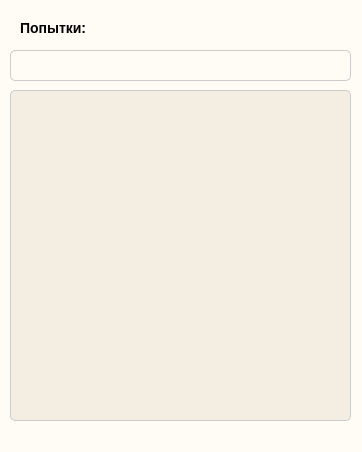
<?xml version="1.0" encoding="UTF-8"?>
<ui version="4.0">
 <class>Form</class>
 <widget class="QWidget" name="Form">
  <property name="geometry">
   <rect>
    <x>0</x>
    <y>0</y>
    <width>362</width>
    <height>452</height>
   </rect>
  </property>
  <property name="windowTitle">
   <string>Form</string>
  </property>
  <property name="styleSheet">
   <string notr="true">QWidget{
background-color: #FFFBF5; /* белый бэкграунд */
}

QLabel {
    font-size: 14px; /* size of label text */
    font-weight: bold; /* bold label text */
}

QLineEdit {
    border: 1px solid #ccc; /* light gray border for input fields */
    border-radius: 5px; /* rounded corners for input fields */
    padding: 5px; /* padding for input fields */
}

QPushButton {
    border: none; /* no border for buttons */
    border-radius: 5px; /* rounded corners for buttons */
    padding: 10px 20px; /* padding for buttons */
}

QPushButton:hover {
    background-color: #f0f0f0; /* light gray background on hover */
}

QPushButton:pressed {
    background-color: #d0d0d0; /* dark gray background on press */
}</string>
  </property>
  <widget class="QLineEdit" name="input_field">
   <property name="geometry">
    <rect>
     <x>10</x>
     <y>50</y>
     <width>341</width>
     <height>31</height>
    </rect>
   </property>
   <property name="font">
    <font>
     <pointsize>11</pointsize>
     <bold>true</bold>
    </font>
   </property>
   <property name="text">
    <string/>
   </property>
  </widget>
  <widget class="QListWidget" name="current_word_list">
   <property name="geometry">
    <rect>
     <x>10</x>
     <y>90</y>
     <width>341</width>
     <height>331</height>
    </rect>
   </property>
   <property name="font">
    <font>
     <pointsize>10</pointsize>
     <bold>true</bold>
    </font>
   </property>
   <property name="styleSheet">
    <string notr="true">QListWidget {
    /* общий стиль списка */
    border: 1px solid #ccc;
    border-radius: 5px;
    background-color: #F4EDE2;
    padding: 5px;
}

QListWidget::item {
    /* стиль отдельного элемента списка */
    padding: 10px;
    border-bottom: 2px solid #ccc;
}

QListWidget::item:hover {
    /* стиль элемента при наведении курсора */
    background-color: #E6DAC3;
    border-bottom: 2px solid #aaa;
}

QListWidget::item:selected {
    /* стиль выбранного элемента */
    background-color: #C9C4B5;
    border-bottom: 2px solid #666;
    color: #333;
}

QListWidget::item:selected:hover {
    /* стиль выбранного элемента при наведении курсора */
    background-color: #B3A892;
    border-bottom: 2px solid #444;
    color: #222;
}
</string>
   </property>
  </widget>
  <widget class="QLabel" name="label">
   <property name="geometry">
    <rect>
     <x>20</x>
     <y>20</y>
     <width>201</width>
     <height>16</height>
    </rect>
   </property>
   <property name="text">
    <string>Попытки:</string>
   </property>
  </widget>
 </widget>
 <resources/>
 <connections/>
</ui>
